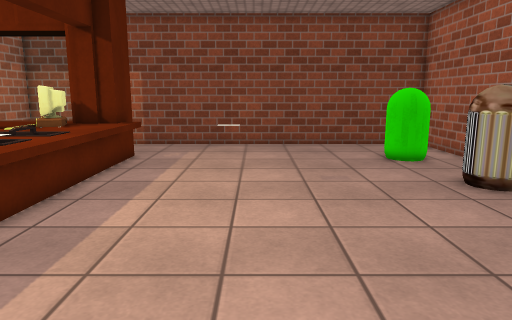
View 1 (above)

16 first-person views from a walk through a scene from a Unity 3-D project. The camera is 1.3 m above the floor, tilts 10° down and sees 70° across. The floor is counted in squares, 0.5 m on a side. Each view is taken from the middle of a square. On the plan, view 1 faces up. The plan holds only what a view shows up to about 20 squares ahead; the rest is blank. The place goes on beyond the plan. The player is left out. Some surface patterns are stand-ins.

View 2
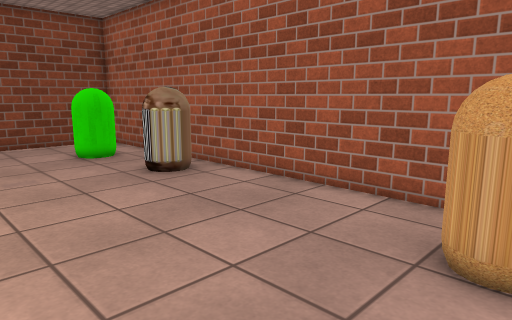

View 3
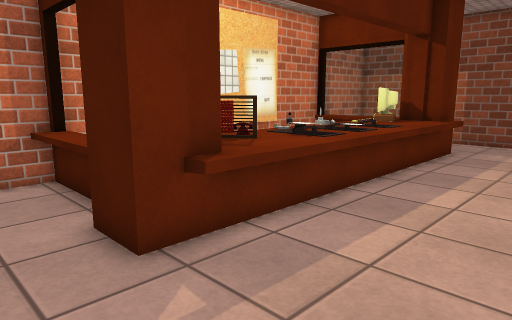

View 4
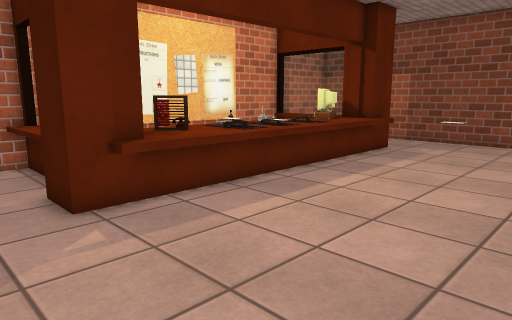

View 5
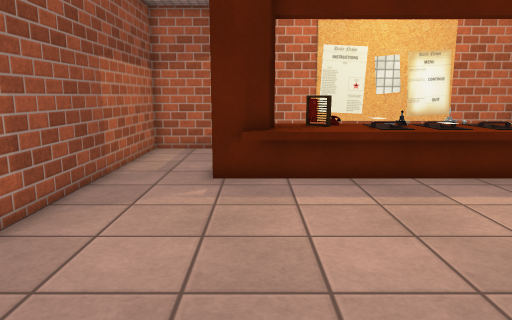

View 6
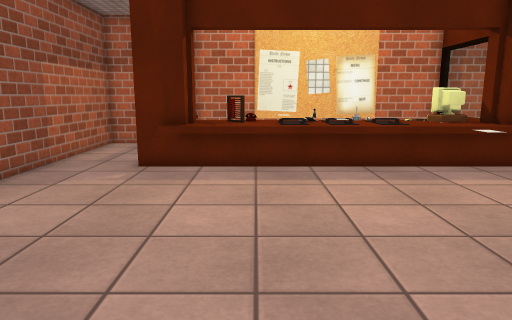

View 7
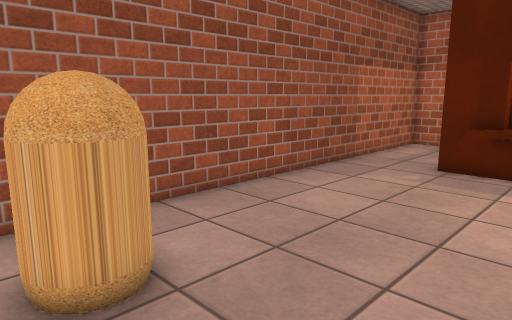

View 8
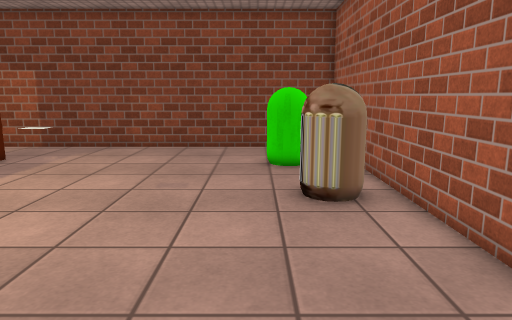

View 9
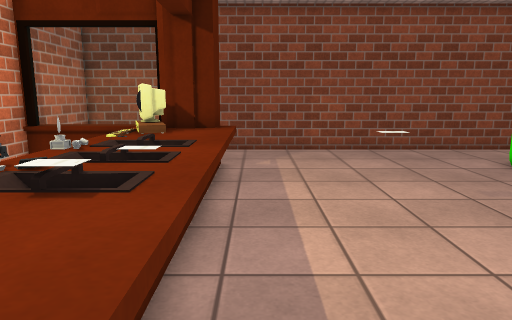

View 10
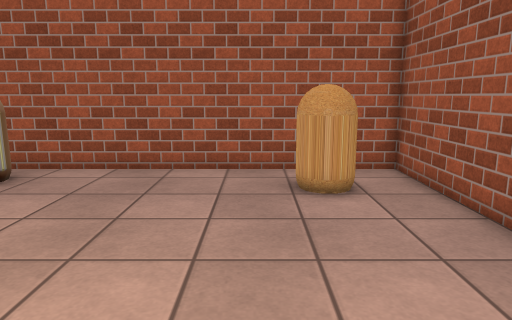

View 11
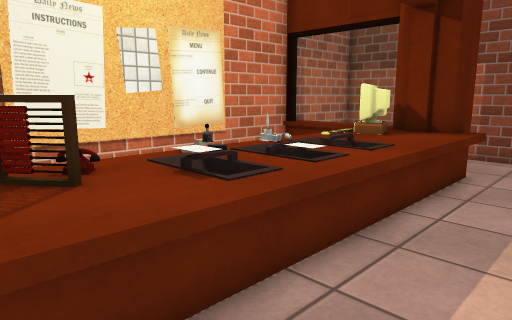

View 12
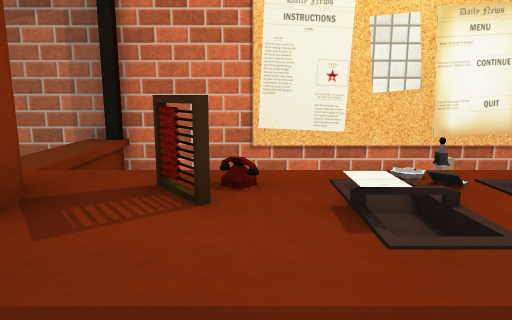

View 13
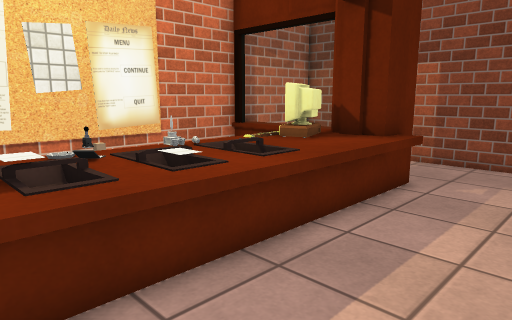

View 14
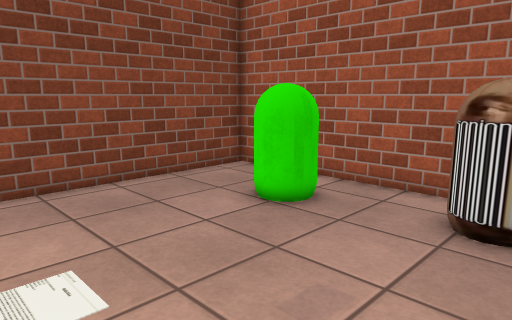

View 15
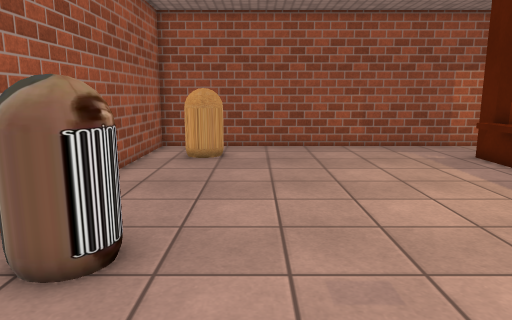

View 16
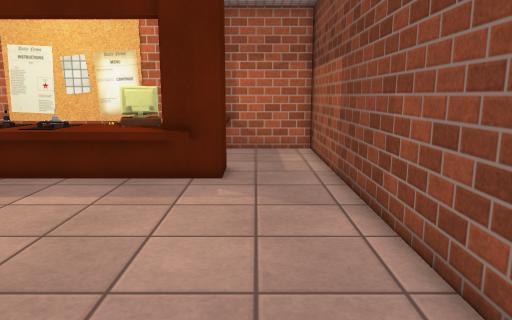

### Floor plan
Key: @ floor where view 1 was taken; # wall or solid block; . floor; = window, fence, low wall or low ledge; ^ raised ledge; O other object.
Columns run from 12 left of view 1 to 9 right of it. Each row starts with its distance up from view 1.
 20 ######################
 19 #....................#
 18 #....................#
 17 #....................#
 16 #^^^^###..........O .#
 15 ####^###.........OOO.#
 14 #   ^##^..........O..#
 13 #   =#^^.............#
 12 #   ^^^^.............#
 11 #   ^OO^...O......OOO#
 10 #   ^OOO...O......OOO#
  9 #   OOOO.............#
  8 #  OOOOO.............#
  7 #   ^OOO.............#
  6 #   ^OOO.............#
  5 #   ^^^^.............#
  4 #   ^^^^.............#
  3 #   ^^^^.............#
  2 #######^.............#
  1 #====###..........OO.#
  0 #...........@....OOO.#
 -1 #.................O .#
 -2 #....................#
 -3 ######################

Where each view was taken, in squares from view 1:
view 1: 0 up, 0 right, facing up
view 2: 1 down, 0 right, facing up-right
view 3: 2 down, 0 right, facing up-left
view 4: 2 down, 3 right, facing up-left
view 5: 2 up, 6 right, facing left
view 6: 5 up, 8 right, facing left
view 7: 5 up, 8 right, facing down-left
view 8: 1 up, 5 right, facing up
view 9: 2 up, 4 left, facing up
view 10: 2 up, 4 left, facing right
view 11: 3 up, 2 left, facing up-left
view 12: 5 up, 3 left, facing left
view 13: 5 up, 1 left, facing up-left
view 14: 9 up, 1 left, facing up-right
view 15: 16 up, 4 right, facing down
view 16: 17 up, 6 right, facing left
